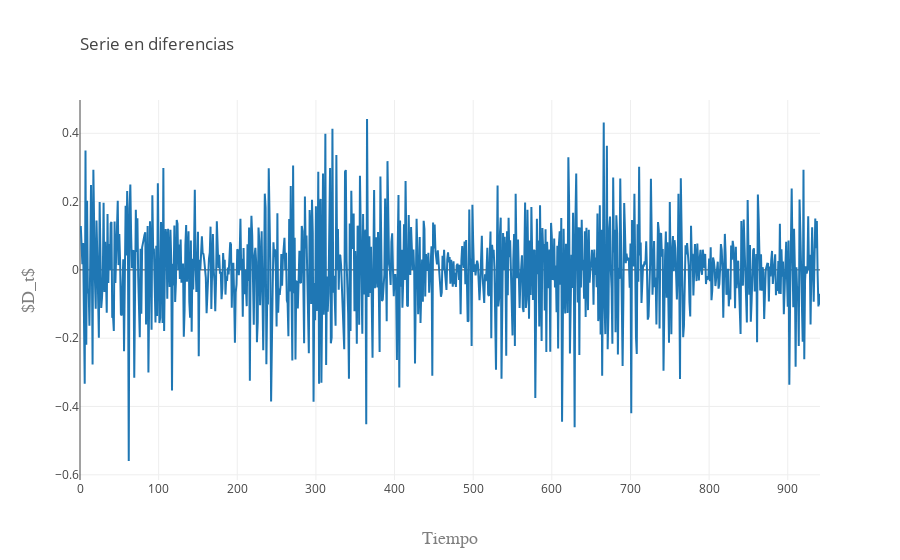

Notebook code cell kept with this figure:
### Code cell
R = pd.Series(X).diff()
data = [go.Scatter(
            x = np.arange(0,N),
            y = R
)]
layout = go.Layout(
    title=go.layout.Title(
        text='Serie en diferencias',
        xref='paper',
        x=0
    ),
    xaxis=go.layout.XAxis(
        title=go.layout.xaxis.Title(
            text='Tiempo',
            font=dict(
                family='Arial',
                size=18,
                color='#7f7f7f'
            )
        )
    ),
    yaxis=go.layout.YAxis(
        title=go.layout.yaxis.Title(
            text='$D_t$',
            font=dict(
                family='Arial',
                size=18,
                color='#7f7f7f'
            )
        )
    )
)
fig = go.Figure(data=data, layout=layout)
py.iplot(fig, filename='Diff')

### Figure 1 — Plotly figure (JSON) as saved in the notebook; plotly's stock layout.template omitted (floating-point values rounded to 4 significant figures; data arrays with more than 128 entries replaced by an {"elided": "..."} marker saying what was removed)
{"data": [{"type": "scatter", "uid": "fbf65ce5-33a3-4370-b347-afa6c50769f3", "x": {"elided": "942 int values"}, "y": {"elided": "942 float values"}}], "layout": {"autosize": true, "title": {"text": "Serie en diferencias", "x": 0, "xref": "paper"}, "xaxis": {"autorange": true, "range": [0, 941], "title": {"font": {"color": "#7f7f7f", "family": "Arial", "size": 18}, "text": "Tiempo"}, "type": "linear"}, "yaxis": {"autorange": true, "range": [-0.6153, 0.4975], "title": {"font": {"color": "#7f7f7f", "family": "Arial", "size": 18}, "text": "$D_t$"}, "type": "linear"}}}
